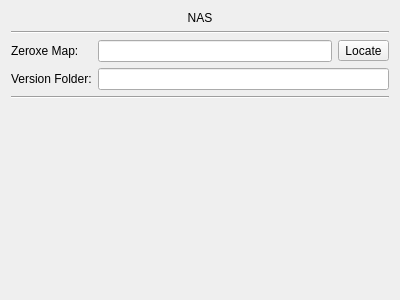
<?xml version="1.0" encoding="UTF-8"?>
<ui version="4.0">
 <class>Form</class>
 <widget class="QWidget" name="Form">
  <property name="geometry">
   <rect>
    <x>0</x>
    <y>0</y>
    <width>400</width>
    <height>300</height>
   </rect>
  </property>
  <property name="windowTitle">
   <string>Form</string>
  </property>
  <layout class="QGridLayout" name="gridLayout_2">
   <item row="0" column="0">
    <layout class="QGridLayout" name="gridLayout">
     <item row="1" column="0" colspan="3">
      <widget class="Line" name="line_2">
       <property name="orientation">
        <enum>Qt::Orientation::Horizontal</enum>
       </property>
      </widget>
     </item>
     <item row="5" column="0" colspan="3">
      <spacer name="verticalSpacer">
       <property name="orientation">
        <enum>Qt::Orientation::Vertical</enum>
       </property>
       <property name="sizeHint" stdset="0">
        <size>
         <width>20</width>
         <height>40</height>
        </size>
       </property>
      </spacer>
     </item>
     <item row="0" column="0" colspan="3">
      <widget class="QLabel" name="label_title">
       <property name="text">
        <string>NAS</string>
       </property>
       <property name="alignment">
        <set>Qt::AlignmentFlag::AlignCenter</set>
       </property>
      </widget>
     </item>
     <item row="4" column="0" colspan="3">
      <widget class="Line" name="line">
       <property name="orientation">
        <enum>Qt::Orientation::Horizontal</enum>
       </property>
      </widget>
     </item>
     <item row="2" column="2">
      <widget class="QToolButton" name="toolButton_locateMap">
       <property name="text">
        <string>Locate</string>
       </property>
      </widget>
     </item>
     <item row="2" column="1">
      <widget class="QLineEdit" name="lineEdit_zeroxeMap"/>
     </item>
     <item row="2" column="0">
      <widget class="QLabel" name="label_zeroxeMap">
       <property name="text">
        <string>Zeroxe Map:</string>
       </property>
      </widget>
     </item>
     <item row="3" column="0">
      <widget class="QLabel" name="label_versionFolder">
       <property name="text">
        <string>Version Folder:</string>
       </property>
      </widget>
     </item>
     <item row="3" column="1" colspan="2">
      <widget class="QLineEdit" name="lineEdit_versionFolder"/>
     </item>
    </layout>
   </item>
  </layout>
 </widget>
 <resources/>
 <connections/>
</ui>
